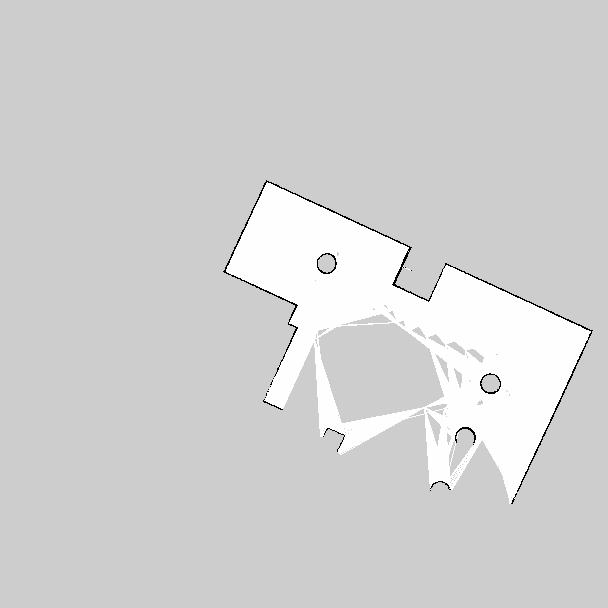
#> input picture Gazebo_test_map/test0223_2.png, 608 x 608 px
$ python paper_work.py   (older library calls are emulated)
#> lines starting #> are read from the running program, lines starting #| are printed output that depends on the picture; after the words box and inside, x2 and y2 are one past the last pixel; in counts of white or black regions, pixels touching at a corner belong together
# -*- coding:utf-8 -*-
from operator import le
import cv2
import numpy as np
from matplotlib import pyplot as plt
import math
import random
import copy
import matplotlib.gridspec as gridspec
from numpy.lib.polynomial import polyint
from skimage.data import shepp_logan_phantom
from skimage.transform import radon, rescale
from ransac_map_merge import MAP_Function, RANSAC_Map_Merging
from itertools import combinations, count, permutations
from icp_map_merge import ScanMatching
from sklearn.cluster import KMeans
from bresenham import bresenham
from ransac_yonlin import _icp_final_correction

# [374 lines left out: functions _enlarge_image, _simple_rotate_image, _simple_transform_state, _do_bf_match, _sift_feature, _patch_defect and 4 more, not called in this run]


def _rotate_image(image, angle, center=None, scale=1.0):
    (h, w) = image.shape[:2]
    # If the center of the rotation is not defined, use the center of the image.
    if center is None:
        (cX, cY) = (w // 2, h // 2)
    M = cv2.getRotationMatrix2D((cX, cY), angle, scale)

    cos = np.abs(M[0, 0])
    sin = np.abs(M[0, 1])

    # compute the new bounding dimensions of the image
    nW = int((h * sin) + (w * cos))
    nH = int((h * cos) + (w * sin))

    # adjust the rotation matrix to take into account translation
    M[0, 2] += (nW / 2) - cX
    M[1, 2] += (nH / 2) - cY

    img_rot = cv2.warpAffine(image, M, (nW, nH))
    # [7 lines of commented-out code are left out]
    return img_rot

# def _transform_state(input_map, state_range=[230, 100], gray=255):
#     """
#     Probabilities in OGMs will be transformed into 3 values: 0, 128, 255. \n
#     Occupied Space:   0\n
#     Unknown  Space: 128\n
#     Free     Space: 255
#     """
#     r, c = np.shape(input_map)
#     for i in range(r):
#         for j in range(c):

#             if input_map[i, j]  > state_range[0]:  # White >> Free Space
#                 input_map[i, j] = 255

#             elif input_map[i, j] < state_range[1]: # Black >> Occupied Space
#                 input_map[i, j] = 0

#             else:                       # Gray  >> Unknown Space
#                 input_map[i, j] = gray
#     return input_map

def _transform_state(input_map):
    r, c = np.shape(input_map)
    for i in range(r):
        for j in range(c):
            if input_map[i, j]  < 10:
                input_map[i, j] = 255
            else:
                input_map[i, j] = 0
    return input_map

# [34 lines left out: function feature_detect_match, not called in this run]

def _dilate_image(img, L=1):
    img_r, img_c = np.shape(img)
    img_tmp = np.zeros((img_r+2*L, img_c+2*L))
    pts = np.where(img==255)
    _, length = np.shape(pts)
    for i in range(length):
        x = pts[0][i]+L
        y = pts[1][i]+L
        img_tmp[x-L:x+L+1, y-L:y+L+1] = 255
    # new_img = img_tmp[L:L+img_r, L:L+img_c]
    new_img = img_tmp
    return new_img.astype(np.uint8)

# [15 lines left out: function _blur_image, not called in this run]

def _erode_image(img, L=1):
    img_r, img_c = np.shape(img)
    img_tmp = np.zeros((img_r+2*L,img_c+2*L))
    img_tmp[L:L+img_r, L:L+img_c] = img
    new_img = np.zeros((img_r, img_c))
    pts = np.where(img==255)
    _, length = np.shape(pts)
    B1 = np.ones((2*L+1,2*L+1))*255
    for i in range(length):
        x = pts[0][i]+L
        y = pts[1][i]+L
        if 1:
            window = img_tmp[x-L:x+L+1, y-L:y+L+1]
            flag = window==B1
            if flag.all():
                new_img[x, y] = 255
    return new_img.astype(np.uint8)

def _radon_find_theta(image):
    image = rescale(image, scale=1.0, mode='reflect', multichannel=False)
    theta = np.linspace(0., 180., max(image.shape), endpoint=False)
    sinogram = radon(image, theta=theta, circle=True)
    x = np.where(sinogram==np.amax(sinogram))
    yaw = x[1][0]/sinogram.shape[1]*180
    return yaw, sinogram


# [14 lines left out: function _plot_map, not called in this run]

def _erode_test(img, L=1):
    img_r, img_c = np.shape(img)
    img_tmp = np.zeros((img_r+2*L,img_c+2*L))
    img_tmp[L:L+img_r, L:L+img_c] = img
    new_img = np.zeros((img_r, img_c))
    pts = np.where(img==255)
    _, length = np.shape(pts)

    B1 = np.ones((2*L+1,2*L+1))*255

    for i in range(length):
        x = pts[0][i]+L
        y = pts[1][i]+L

        window = img_tmp[x-L:x+L+1, y-L:y+L+1]
        flag = (window==B1).all()
        if flag:
            new_img[x-L, y-L] = 255
            img_tmp[x-L:x+L+1, y-L:y+L+1] = 0
            # [15 lines of commented-out code are left out]
    return new_img.astype(np.uint8)


# [107 lines left out: function _image_boundary_follow, not called in this run]


def _image_boundary_follow_test(image, image_sp, L=10):
    img_r, img_c = np.shape(image_sp)
    img = np.zeros((img_r+2*L, img_c+2*L))
    img_check = np.zeros((img_r+2*L, img_c+2*L))
    img[L:img_r+L, L:img_c+L] = image_sp
    img_check[L:img_r+L, L:img_c+L] = image
    new_img = np.zeros((img_r+2*L, img_c+2*L))

    pts = np.where(img==255)
    _, length = np.shape(pts)
    direction = None
    times = 0
    # 從最靠近左上角的點開始，但這樣還是沒辦法解決起始點不連接的問題。
    # 可以用一個邏輯：「線段的一開始，先檢查最初使點是否存在於視窗內。若有，把起點移到最初始點，然後繼續演算。」
    idx = np.argmin( abs(pts[0]) + abs(pts[1]) )
    x = pts[0][idx]
    y = pts[1][idx]

    # 紀錄最初始點。
    icx = copy.copy(x)
    icy = copy.copy(y)

    img_list = []
    now_img = np.zeros((img_r+2*L, img_c+2*L))

    # 先用有限次數的迭代
    while times < 100000 :
        times += 1
        img[x, y] = 0
        new_img[x, y] = 255
        now_img[x, y] = 255

        #建立檢查範圍
        window = img[x-L:x+L+1, y-L:y+L+1]
        window_check = img_check[x-L:x+L+1, y-L:y+L+1]
        window_pts = np.where(window==255)

        # Window內有白點。
        if window_pts[0].shape[0]!=0:
            # 曼哈頓距離最近者
            index = np.argmin( abs(window_pts[0] - L) + abs(window_pts[1] - L) )
            dx = window_pts[0][index] - L
            dy = window_pts[1][index] - L

            abs_dx = abs(dx)
            abs_dy = abs(dy)

            # 中心點到最近點
            line_pts = list(bresenham(L,L,window_pts[0][index],window_pts[1][index]))
            line_pts.pop(0)
            count = 0
            for line_pt in line_pts:
                if not window_check[line_pt] == 255:
                    # 興趣點連線矛盾，不予以修正。
                    count += 1
                    # [5 lines of commented-out code are left out]
            if count/len(line_pts) > 0.5:
                correction_flag = False
                print(count/len(line_pts))
            else:
                correction_flag = True

            if correction_flag:
                # 上下移動
                if abs_dx > abs_dy:
                    # 中心點到修正點
                    check_pts = list(bresenham(L,L,window_pts[0][index],L))
                    check_pts.pop(0)
                    # check_pts.pop(-1)

                    for check_pt in check_pts:
                        if not window_check[check_pt] == 255:
                            # 拒絕修正
                            check_flag = False
                            break
                        else:
                            # 接受修正
                            check_flag = True
                    if check_flag:
                        img[x+dx, y+dy] = 0
                        if dx > 0:
                            new_img[x:x+dx, y] = 255
                            now_img[x:x+dx, y] = 255
                        else:
                            new_img[x+dx:x, y] = 255
                            now_img[x+dx:x, y] = 255
                        x = x + dx
                        y = y
                        direction = 'vertical'
                    else:
                        for check_pt in check_pts:
                            ddx = check_pt[0] - L
                            ddy = check_pt[1] - L
                            new_img[x+ddx, y+ddy] = 255
                            now_img[x+ddx, y+ddy] = 255
                        img[x+ddx, y+ddy] = 0
                        x = x + ddx
                        y = y + ddy
                        direction = None


                # 左右移動
                elif abs_dy > abs_dx:
                    # 中心點到修正點
                    check_pts = list(bresenham(L,L,L,window_pts[1][index]))
                    check_pts.pop(0)
                    # check_pts.pop(-1)

                    for check_pt in check_pts:
                        if not window_check[check_pt] == 255:
                            # 拒絕修正
                            check_flag = False
                            break
                        else:
                            # 接受修正
                            check_flag = True
                    if check_flag:
                        # 刪除原興趣點
                        img[x+dx, y+dy] = 0
                        if dy > 0:
                            new_img[x, y:y+dy] = 255
                            now_img[x, y:y+dy] = 255
                        else:
                            new_img[x, y+dy:y] = 255
                            now_img[x, y+dy:y] = 255
                        x = x
                        y = y + dy
                        direction = 'horizontal'
                    else:
                        for check_pt in check_pts:
                            ddx = check_pt[0] - L
                            ddy = check_pt[1] - L
                            new_img[x+ddx, y+ddy] = 255
                            now_img[x+ddx, y+ddy] = 255

                        img[x+ddx, y+ddy] = 0
                        x = x + ddx
                        y = y + ddy
                        direction = None


                # 45度移動抉擇，跟隨先前移動方向。
                else:
                    if direction == 'vertical':
                        # 中心點到修正點
                        check_pts = list(bresenham(L,L,window_pts[0][index],L))
                        check_pts.pop(0)
                        # check_pts.pop(-1)

                        for check_pt in check_pts:
                            if not window_check[check_pt] == 255:
                                # 拒絕修正
                                check_flag = False
                                break
                            else:
                                # 接受修正
                                check_flag = True

                        if check_flag:
                            img[x+dx, y+dy] = 0
                            if dx > 0:
                                new_img[x:x+dx, y] = 255
                                now_img[x:x+dx, y] = 255
                            else:
                                new_img[x+dx:x, y] = 255
                                now_img[x+dx:x, y] = 255
                            x = x + dx
                            y = y
                            direction = 'vertical'
                        else:
                            for check_pt in check_pts:
                                ddx = check_pt[0] - L
                                ddy = check_pt[1] - L
                                new_img[x+ddx, y+ddy] = 255
                                now_img[x+ddx, y+ddy] = 255
                            img[x+dx, y+dy] = 0
                            x = x + dx
                            y = y + dy
                            direction = None


                    elif direction == 'horizontal':
                        # 中心點到修正點
                        check_pts = list(bresenham(L,L,L,window_pts[1][index]))
                        check_pts.pop(0)
                        # check_pts.pop(-1)

                        for check_pt in check_pts:
                            if not window_check[check_pt] == 255:
                                # 拒絕修正
                                check_flag = False
                                break
                            else:
                                # 接受修正
                                check_flag = True

                        if check_flag:
                            img[x+dx, y+dy] = 0
                            if dy > 0:
                                new_img[x, y:y+dy] = 255
                                now_img[x, y:y+dy] = 255
                            else:
                                new_img[x, y+dy:y] = 255
                                now_img[x, y+dy:y] = 255
                            x = x
                            y = y + dy
                            direction = 'horizontal'
                        else:
                            for check_pt in check_pts:
                                ddx = check_pt[0] - L
                                ddy = check_pt[1] - L
                                new_img[x+ddx, y+ddy] = 255
                                now_img[x+ddx, y+ddy] = 255
                            img[x+dx, y+dy] = 0
                            x = x + dx
                            y = y + dy
                            direction = None


                    # 沒有先前移動方向，直接選取下一個點。
                    else:
                        pts = np.where(img==255)
                        x = pts[0][0]
                        y = pts[1][0]
            else:
                pts = np.where(img==255)
                x = pts[0][0]
                y = pts[1][0]
        # Window內沒白點。
        else:
            # change to next segment.
            pts = np.where(img==255)
            _, length = np.shape(pts)
            if length == 0:
                print("break: (%i,%i)"%(x,y))
                break

            print("change to next point: (%i,%i)"%(x,y))
            img_list.append(now_img.astype(np.uint8))
            now_img = np.zeros((img_r+2*L, img_c+2*L))


            x = pts[0][0]
            y = pts[1][0]

            if abs(x-icx) <= L and abs(y-icy) <= L:
                x = icx
                y = icy

            # new_img[x-2:x+3,y-2:y+3]=255


    return new_img.astype(np.uint8), img_list


# [118 lines left out: functions _image_boundary_follow_test_1, _compute_triangle_vertex, _compute_triangle_side_vector, _triangle_vectors, not called in this run]

def _euclidean_dist(vec1, vec2):

    return ( (vec1[0] - vec2[0])**2 + (vec1[1] - vec2[1])**2 + (vec1[2] - vec2[2])**2 )**0.5

# [80 lines left out: functions _get_keypoint, _convert_cartesian_to_polar, _kmeans_classify, _find_hough_circles, _fit_model, rot, not called in this run]


if __name__ == "__main__":

    do_save = True
    # do_save = False

    #
    img1 = cv2.imread('Gazebo_test_map//test0223_2.png')
#> img1 is the input picture: shape (608, 608, 3); min 0, max 254, mean 209.8
    img1 = cv2.cvtColor(img1, cv2.COLOR_RGB2GRAY)
#> img1: shape (608, 608)
    r, c = np.shape(img1)
    for i in range(r):
        for j in range(c):
            if img1[i, j]  < 50:
                img1[i, j] = 0
            elif img1[i, j] > 240:
                img1[i,j] =255
            else:
                img1[i, j] = 128
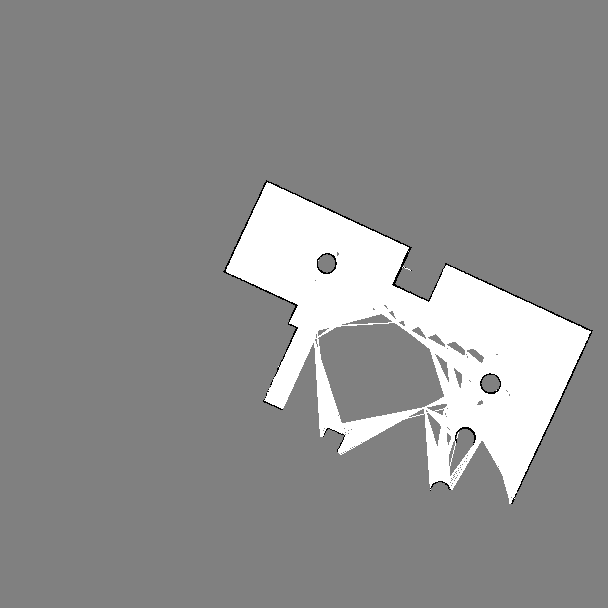
#> img1: shape (608, 608); min 0, max 255, mean 142.4
    # [9 lines of commented-out code are left out]
    img1 = _transform_state(img1)
#> after the loop in _transform_state, `for i in range(r):`:
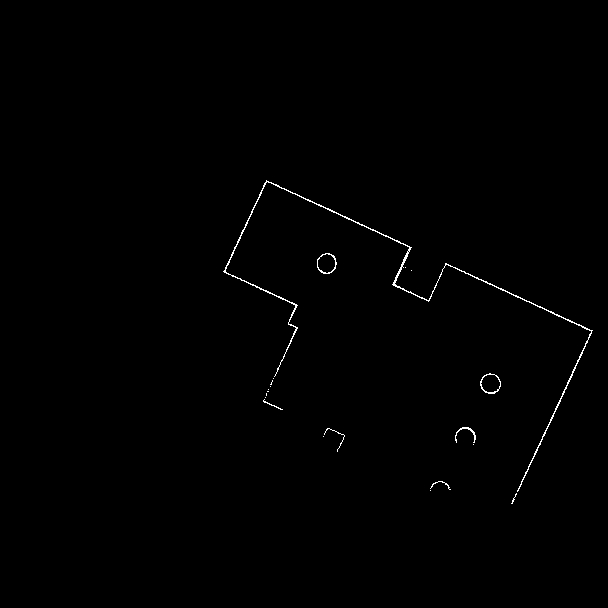
#> input_map: shape (608, 608); 0.46% white in thin lines or dots, all inside (x1, y1, x2, y2) = (223, 180, 593, 504)
    # [23 lines of commented-out code are left out]
    dtheta_1, sino_1 = _radon_find_theta(img1)
#> in _radon_find_theta, `x = np.where(sinogram==np.amax(sinogram))`: x = ([400], [221])
#> in _radon_find_theta, `yaw = x[1][0]/sinogram.shape[1]*180`: yaw = 65.43
#> dtheta_1 = 65.43
    dx1 = -0.5 * 180.0 / max(img1.shape)
    dy1 = 0.5 / sino_1.shape[0]
    # [11 lines of commented-out code are left out]
    img1 = _rotate_image(img1, 90-dtheta_1)
#> in _rotate_image, `M = cv2.getRotationMatrix2D((cX, cY), angle, scale)`: M = [[0.909, 0.416, -98.88], [-0.416, 0.909, 153.9]]
#> in _rotate_image, `cos = np.abs(M[0, 0])`: cos = 0.909
#> in _rotate_image, `sin = np.abs(M[0, 1])`: sin = 0.416
#> in _rotate_image, `nW = int((h * sin) + (w * cos))`: nW = 805
    # [23 lines of commented-out code are left out]
    r, c = np.shape(img1)
    for i in range(r):
        for j in range(c):
            if img1[i, j]  > 0:
                img1[i, j] = 255
            else:
                img1[i, j] = 0
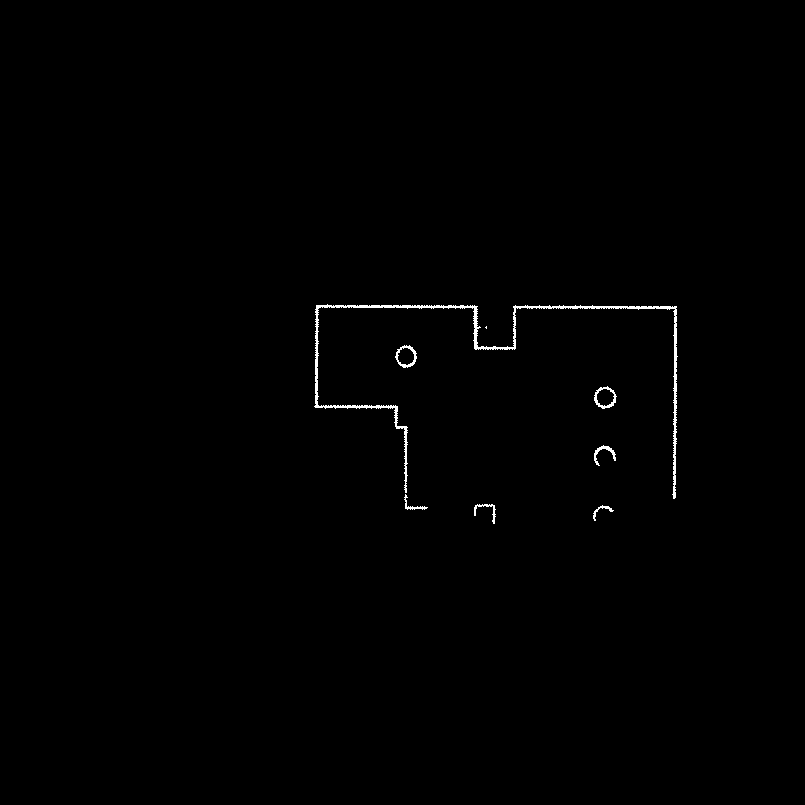
#> img1: shape (805, 805); 0.5% white in thin lines or dots, all inside (x1, y1, x2, y2) = (314, 304, 678, 524)
    # [24 lines of commented-out code are left out]
    img1 = _dilate_image(img1, L=1)
#> in _dilate_image, `pts = np.where(img==255)`: pts = 3226 positions, rows 304 to 523, columns 314 to 677
#> the loop in _dilate_image, `for i in range(length):` made 3226 passes
#> (x, y) on passes 1 to 3: (305, 328), (306, 317), (306, 318)
#> after the loop in _dilate_image, `for i in range(length):`:
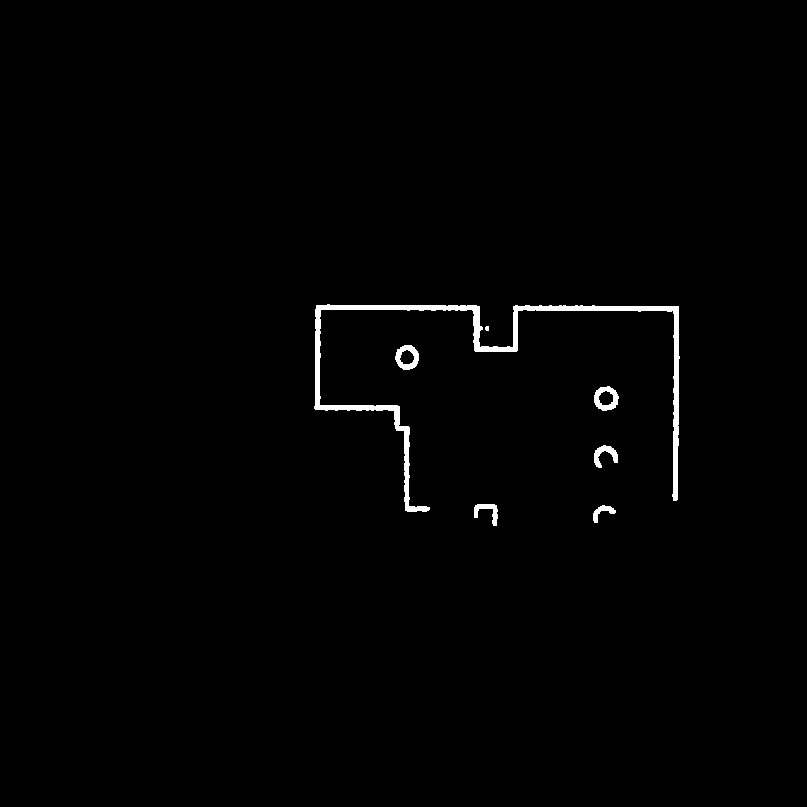
#> img_tmp: shape (807, 807) float64; 0.97% white; 7 white regions (1 under 20 px), largest, box (x1, y1, x2, y2) and area: (314, 304, 680, 512) 4999, (594, 386, 619, 411) 331, (395, 345, 419, 370) 327, (594, 445, 618, 468) 253, (474, 504, 498, 526) 229, (593, 505, 616, 523) 165
    img1 = _erode_image(img1, L=1)
#> in _erode_image, `img_tmp[L:L+img_r, L:L+img_c] = img`:
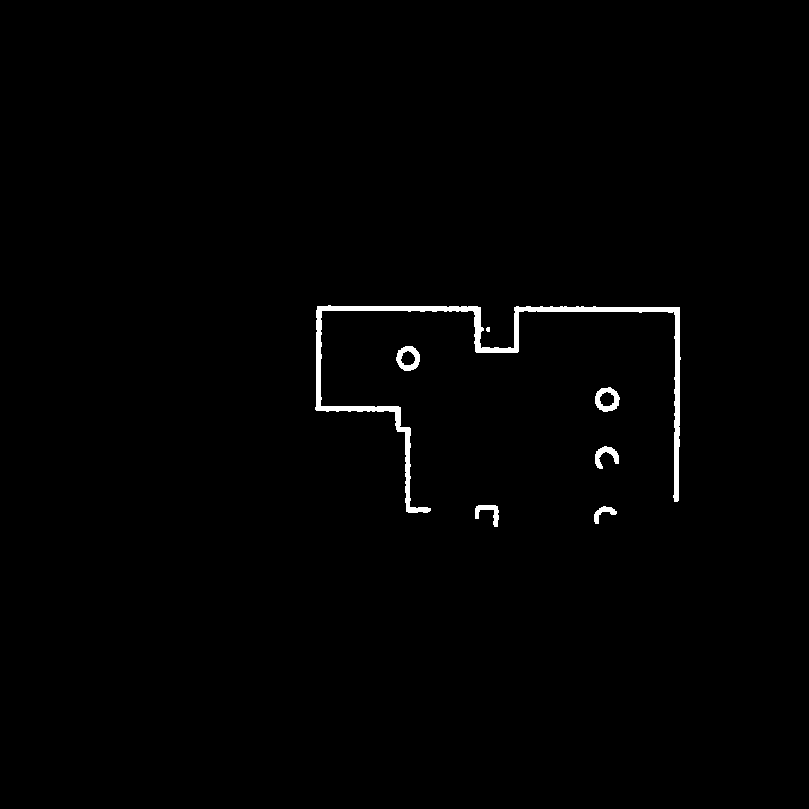
#> img_tmp: shape (809, 809) float64; 0.97% white; 7 white regions (1 under 20 px), largest, box (x1, y1, x2, y2) and area: (315, 305, 681, 513) 4999, (595, 387, 620, 412) 331, (396, 346, 420, 371) 327, (595, 446, 619, 469) 253, (475, 505, 499, 527) 229, (594, 506, 617, 524) 165
#> in _erode_image, `pts = np.where(img==255)`: pts = 6322 positions, rows 304 to 525, columns 314 to 679
#> (the rest of the program and of its run is left out)
